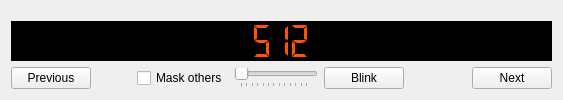
      <widget class="QWidget" name="tabChanCheck">
       <attribute name="title">
        <string>Channel Check</string>
       </attribute>
       <layout class="QVBoxLayout" name="verticalLayout_2">
        <item>
         <spacer name="verticalSpacer_2">
          <property name="orientation">
           <enum>Qt::Orientation::Vertical</enum>
          </property>
          <property name="sizeType">
           <enum>QSizePolicy::Policy::Minimum</enum>
          </property>
          <property name="sizeHint" stdset="0">
           <size>
            <width>20</width>
            <height>10</height>
           </size>
          </property>
         </spacer>
        </item>
        <item>
         <widget class="EditableLCDNumber" name="lcdNumber">
          <property name="sizePolicy">
           <sizepolicy hsizetype="Minimum" vsizetype="MinimumExpanding">
            <horstretch>0</horstretch>
            <verstretch>0</verstretch>
           </sizepolicy>
          </property>
          <property name="focusPolicy">
           <enum>Qt::FocusPolicy::StrongFocus</enum>
          </property>
          <property name="styleSheet">
           <string notr="true">background-color:rgb(0, 0, 0);
color: rgb(255, 85, 0);</string>
          </property>
          <property name="frameShape">
           <enum>QFrame::Shape::NoFrame</enum>
          </property>
          <property name="frameShadow">
           <enum>QFrame::Shadow::Plain</enum>
          </property>
          <property name="digitCount">
           <number>3</number>
          </property>
          <property name="segmentStyle">
           <enum>QLCDNumber::SegmentStyle::Flat</enum>
          </property>
          <property name="intValue" stdset="0">
           <number>512</number>
          </property>
         </widget>
        </item>
        <item>
         <layout class="QHBoxLayout" name="horizontalLayout_4">
          <item>
           <widget class="QPushButton" name="btnCcPrev">
            <property name="sizePolicy">
             <sizepolicy hsizetype="Minimum" vsizetype="Preferred">
              <horstretch>0</horstretch>
              <verstretch>0</verstretch>
             </sizepolicy>
            </property>
            <property name="focusPolicy">
             <enum>Qt::FocusPolicy::NoFocus</enum>
            </property>
            <property name="text">
             <string>Previous</string>
            </property>
           </widget>
          </item>
          <item>
           <spacer name="horizontalSpacer_2">
            <property name="orientation">
             <enum>Qt::Orientation::Horizontal</enum>
            </property>
            <property name="sizeHint" stdset="0">
             <size>
              <width>40</width>
              <height>20</height>
             </size>
            </property>
           </spacer>
          </item>
          <item>
           <widget class="QCheckBox" name="cbCcPap">
            <property name="toolTip">
             <string>Tell receivers to ignore addresses other than the one being checked using Per-Address-Priority.</string>
            </property>
            <property name="text">
             <string>Mask others</string>
            </property>
           </widget>
          </item>
          <item>
           <widget class="QSlider" name="slChannelCheck">
            <property name="focusPolicy">
             <enum>Qt::FocusPolicy::NoFocus</enum>
            </property>
            <property name="maximum">
             <number>255</number>
            </property>
            <property name="orientation">
             <enum>Qt::Orientation::Horizontal</enum>
            </property>
            <property name="invertedAppearance">
             <bool>false</bool>
            </property>
            <property name="tickPosition">
             <enum>QSlider::TickPosition::TicksBelow</enum>
            </property>
            <property name="tickInterval">
             <number>20</number>
            </property>
           </widget>
          </item>
          <item>
           <widget class="QPushButton" name="btnCcBlink">
            <property name="focusPolicy">
             <enum>Qt::FocusPolicy::NoFocus</enum>
            </property>
            <property name="text">
             <string>Blink</string>
            </property>
            <property name="checkable">
             <bool>false</bool>
            </property>
            <property name="checked">
             <bool>false</bool>
            </property>
            <property name="flat">
             <bool>false</bool>
            </property>
           </widget>
          </item>
          <item>
           <widget class="QLabel" name="blinkIndicator">
            <property name="sizePolicy">
             <sizepolicy hsizetype="Fixed" vsizetype="Fixed">
              <horstretch>0</horstretch>
              <verstretch>0</verstretch>
             </sizepolicy>
            </property>
            <property name="minimumSize">
             <size>
              <width>16</width>
              <height>16</height>
             </size>
            </property>
            <property name="text">
             <string/>
            </property>
            <property name="alignment">
             <set>Qt::AlignmentFlag::AlignCenter</set>
            </property>
           </widget>
          </item>
          <item>
           <spacer name="horizontalSpacer">
            <property name="orientation">
             <enum>Qt::Orientation::Horizontal</enum>
            </property>
            <property name="sizeHint" stdset="0">
             <size>
              <width>40</width>
              <height>20</height>
             </size>
            </property>
           </spacer>
          </item>
          <item>
           <widget class="QPushButton" name="btnCcNext">
            <property name="sizePolicy">
             <sizepolicy hsizetype="Minimum" vsizetype="Preferred">
              <horstretch>0</horstretch>
              <verstretch>0</verstretch>
             </sizepolicy>
            </property>
            <property name="focusPolicy">
             <enum>Qt::FocusPolicy::NoFocus</enum>
            </property>
            <property name="text">
             <string>Next</string>
            </property>
           </widget>
          </item>
         </layout>
        </item>
       </layout>
      </widget>
